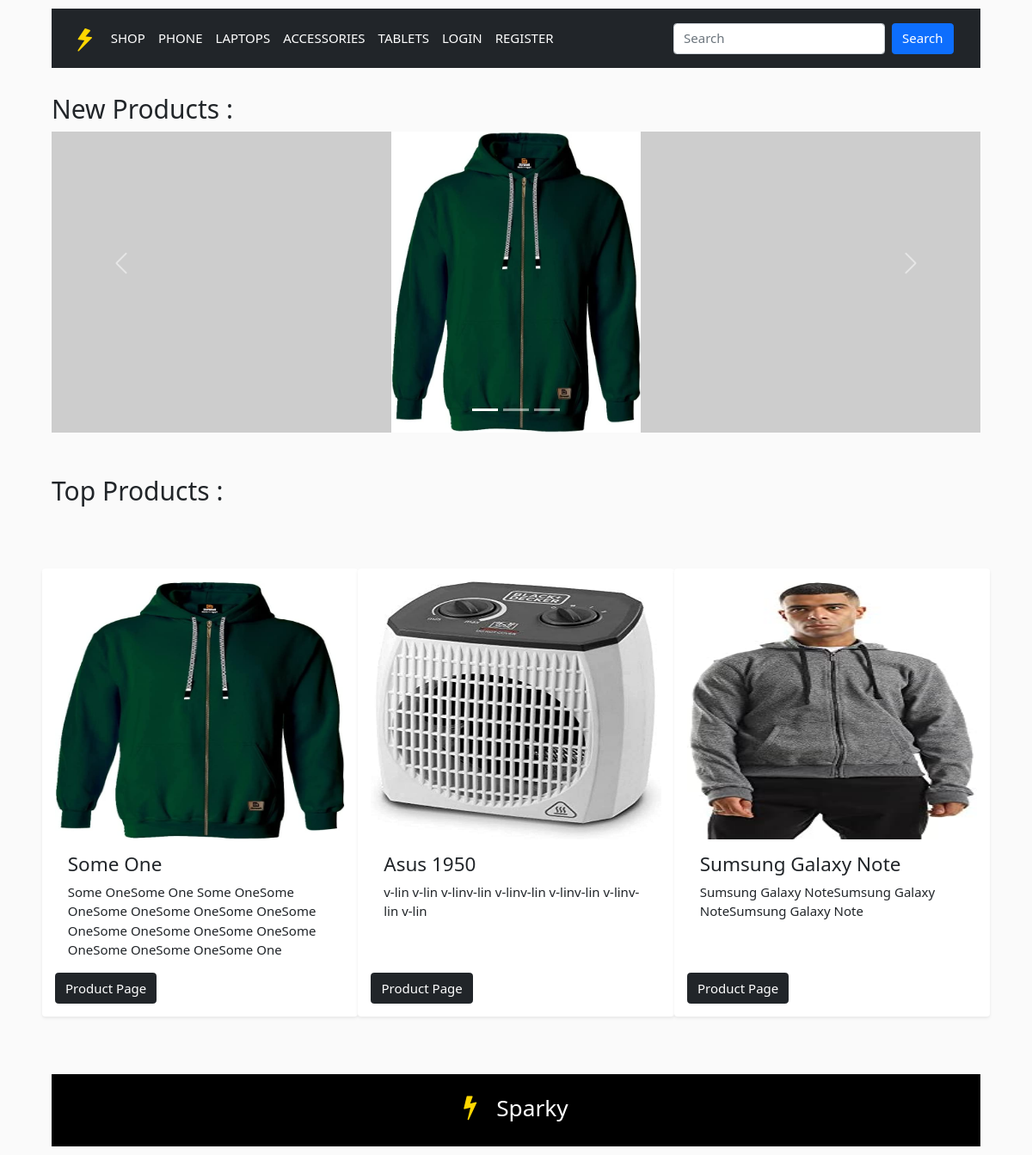
The page / on the database its author committed.
### products/models.py (models this page shows, shortened)
class Product(models.Model):
    category_list = [("laptops","laptops") ,
    ("phones" , "phones") , ("tablets" , "tablets") , ("accessories" , "accessories")]
    name = models.CharField(max_length=200)
    price = models.DecimalField(max_digits=10, decimal_places=2, validators=[MinValueValidator(0.01)])
    category = models.CharField(max_length=64, choices=category_list , default="accessories")
    date = models.DateTimeField(default=datetime.now)
    description = models.TextField()
    image1 = models.ImageField(upload_to='images/%d',blank = True , null = True)
    image2 = models.ImageField(upload_to='images/%d',blank = True , null = True)
    image3 = models.ImageField(upload_to='images/%d',blank = True , null = True)
    image4 = models.ImageField(upload_to='images/%d',blank = True , null = True)

### products/views.py (the view)
# urls.py: path('', index , name="home"),
def index(request):
    products = Product.objects.order_by("-date")[0:9] # [offset : limit]
    new_products = products[:3]
    return render(request, 'index.html' , {
        "products" : products,
        "new_products" : new_products
    })

### templates/index.html (shortened to what this page needs)
{% extends "layout.html" %} {% block body %} {% load static %}
<link rel="stylesheet" href="{% static 'static/css/home.css' %}" />
<div id="demo" class="carousel slide" data-bs-ride="carousel">
  <div class="carousel-indicators">
    <button
      type="button"
      data-bs-target="#demo"
      data-bs-slide-to="0"
      class="active"
    ></button>
    <button type="button" data-bs-target="#demo" data-bs-slide-to="1"></button>
    <button type="button" data-bs-target="#demo" data-bs-slide-to="2"></button>
  </div>
  <h2>New Products :</h2>
  <div class="carousel-inner">
    {% for product in new_products|slice:":1" %}
    <div class="carousel-item active" onclick="goto({{product.id}})">
      <img
        src="{{product.image1.url}}"
        alt="{{ product.description }}"
        class="d-block w-100 carousel-image"
      />
    </div>
    {% endfor %}
  </div>
  <button
    class="carousel-control-prev"
    type="button"
    data-bs-target="#demo"
    data-bs-slide="prev"
  >
    <span class="carousel-control-prev-icon"></span>
  </button>
  <button
    class="carousel-control-next"
    type="button"
    data-bs-target="#demo"
    data-bs-slide="next"
  >
    <span class="carousel-control-next-icon"></span>
  </button>
</div>
<h2 class="section-title">Top Products :</h2>
<div class="card-container mb-5">
  <div class="row">
    {% for product in products %}
    <div
      class="col-sm-12 col-md-5 col-lg-4 my-4 mx-auto shadow-sm p-3 bg-white rounded d-flex flex-column"
    >
      <img
        class="card-img-top"
        src="{{ product.image1.url }}"
        alt="{{ product.description }}"
        style="width: 100%; height: 300px"
      />
      <div class="card-body" style="flex: 1">
        <h4 class="card-title">{{product.name}}</h4>
        <p class="card-text">{{product.description}}</p>
      </div>
      <div>
        <a href="/product/{{product.id}}" class="card-link btn btn-dark"
          >Product Page</a
        >
      </div>
    </div>
    {% endfor %}
  </div>
</div>
{% endblock %}

### sparky/static/css/index.css (style rules this page uses)
* { -webkit-box-sizing: border-box; box-sizing: border-box; padding: 0; margin: 0; }
html { font-size: 15px; }
body { padding: 10px 5%; display: -webkit-box; display: -ms-flexbox; display: flex; -webkit-box-orient: vertical; -webkit-box-direction: normal; -ms-flex-direction: column; flex-direction: column; -ms-flex-wrap: wrap; flex-wrap: wrap; min-height: 100vh; background-color: #fafafa; }

### sparky/static/css/home.css (style rules this page uses)
.carousel-image { width: 80%; height: 350px; -o-object-fit: scale-down; object-fit: scale-down; background-color: #cdcdcd; background-position: center; background-repeat: no-repeat; }
.card-container { display: -webkit-box; display: -ms-flexbox; display: flex; -ms-flex-wrap: wrap; flex-wrap: wrap; margin: auto; -webkit-box-pack: justify; -ms-flex-pack: justify; justify-content: space-between; }
.section-title { margin: 50px 0; }

### rows shown on the page
Product: image1 (picture), name "Some One", description "Some OneSome One Some OneSome OneSome OneSome OneSome OneSome OneSome OneSome OneSome OneSome OneSome OneSome OneSome One"
Product: image1 (picture), name "Asus 1950", description "v-lin v-lin v-linv-lin v-linv-lin v-linv-lin v-linv-lin v-lin"
Product: image1 (picture), name "Sumsung Galaxy Note", description "Sumsung Galaxy NoteSumsung Galaxy NoteSumsung Galaxy Note"
